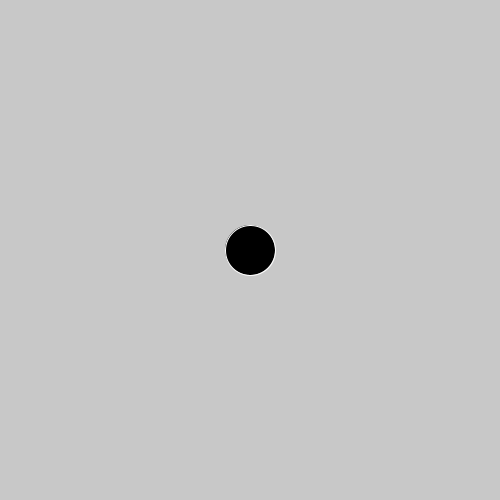
Frame 1 (no input)
Frame 60 (the mouse pressed at the canvas centre just before this capture): identical to frame 1, image omitted
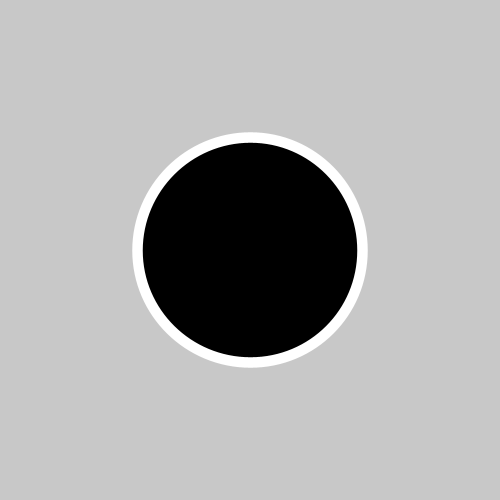
Frame 120 (the mouse held since frame 60 and released just before this capture)

The Processing sketch that drew these frames (run headless with seeded random() and noise(); from frame 60 on, the mouse is pressed at the canvas centre):

// Processing sketch: LerpDemo
// ── LerpDemo.pde


void setup() {
  size(500, 500);
}

void draw() {
  background(200);
  
  float pd = mouseX / (float)width;
  
  float d = lerp(50, 400, pd);
  
  float pw = mouseY / (float)height;
  
  float w = lerp(1, 20, pw);
  
  strokeWeight(w);
  stroke(255);
  fill(0);
  ellipse(width/2, height/2, d, d);
}
